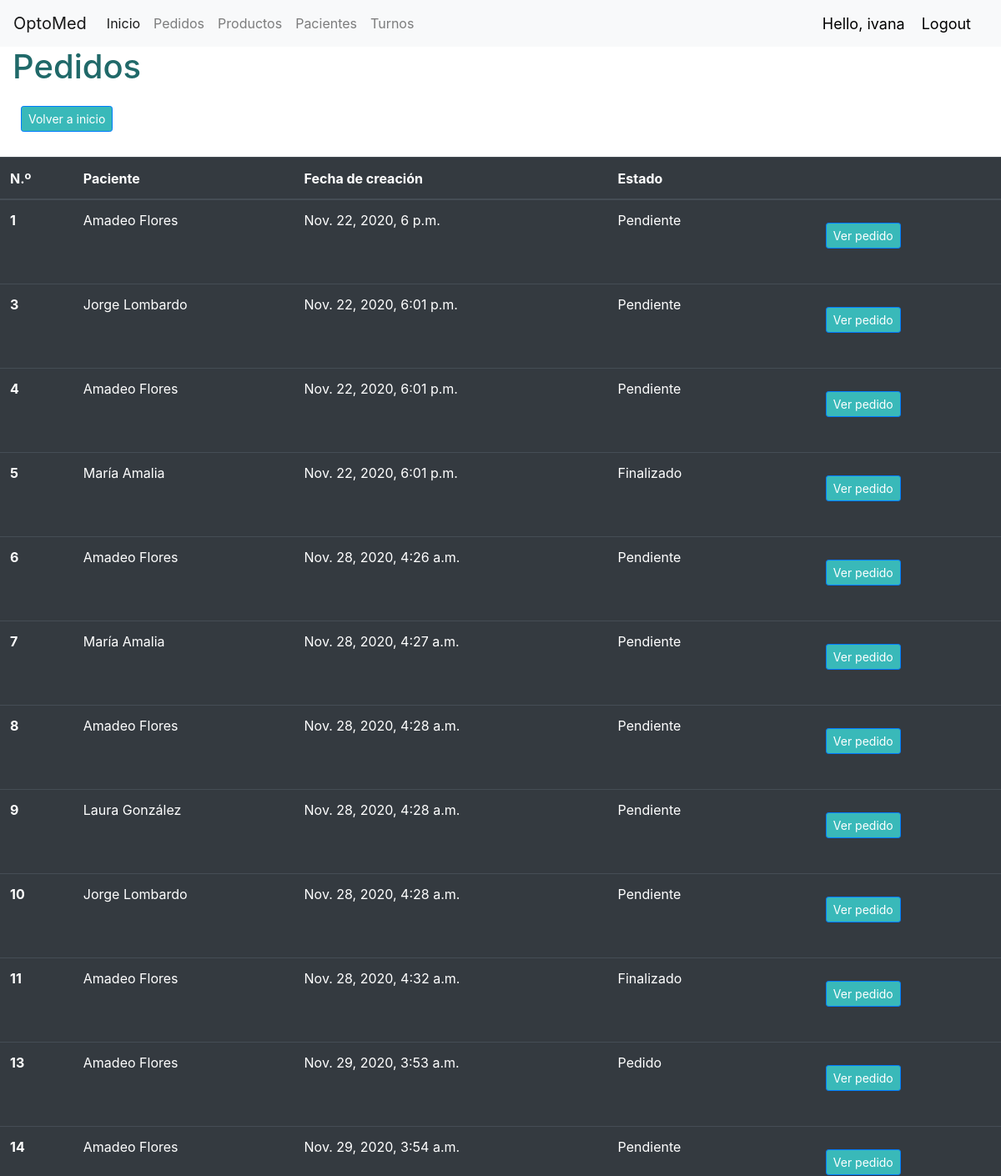
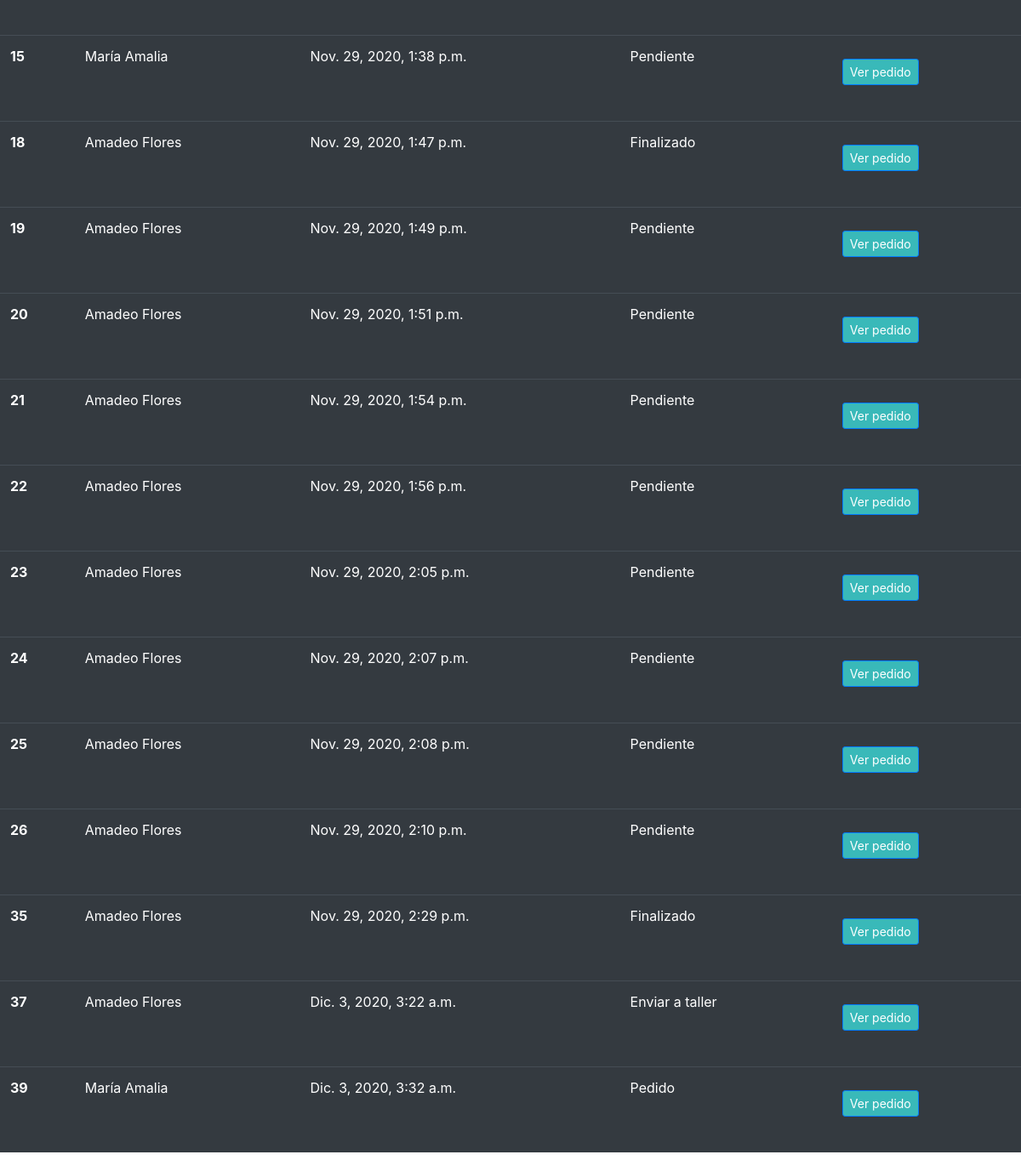
/pedidos/pedidos/ (signed in), run on an earlier commit of the app's database (2 pictures, top to bottom).
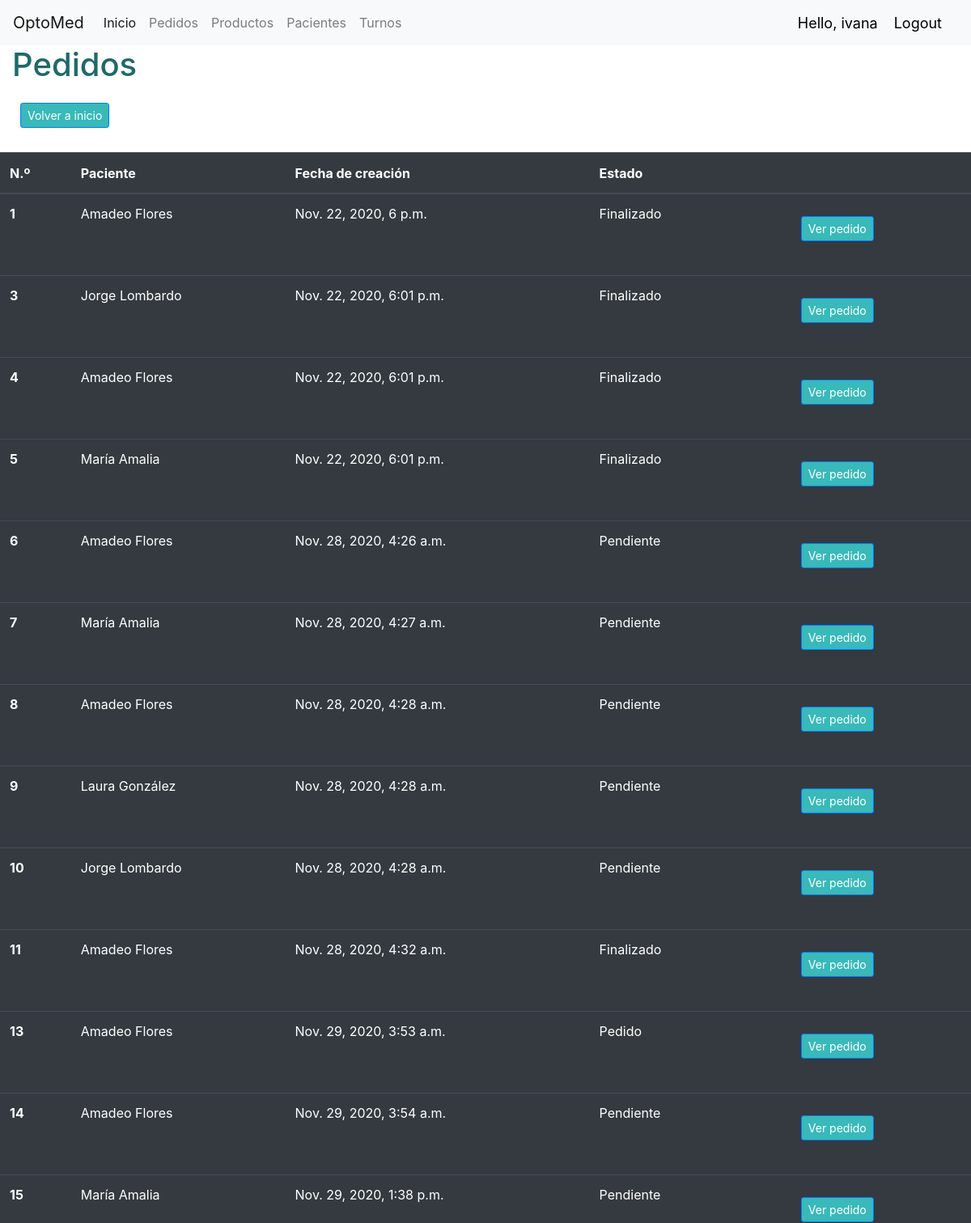
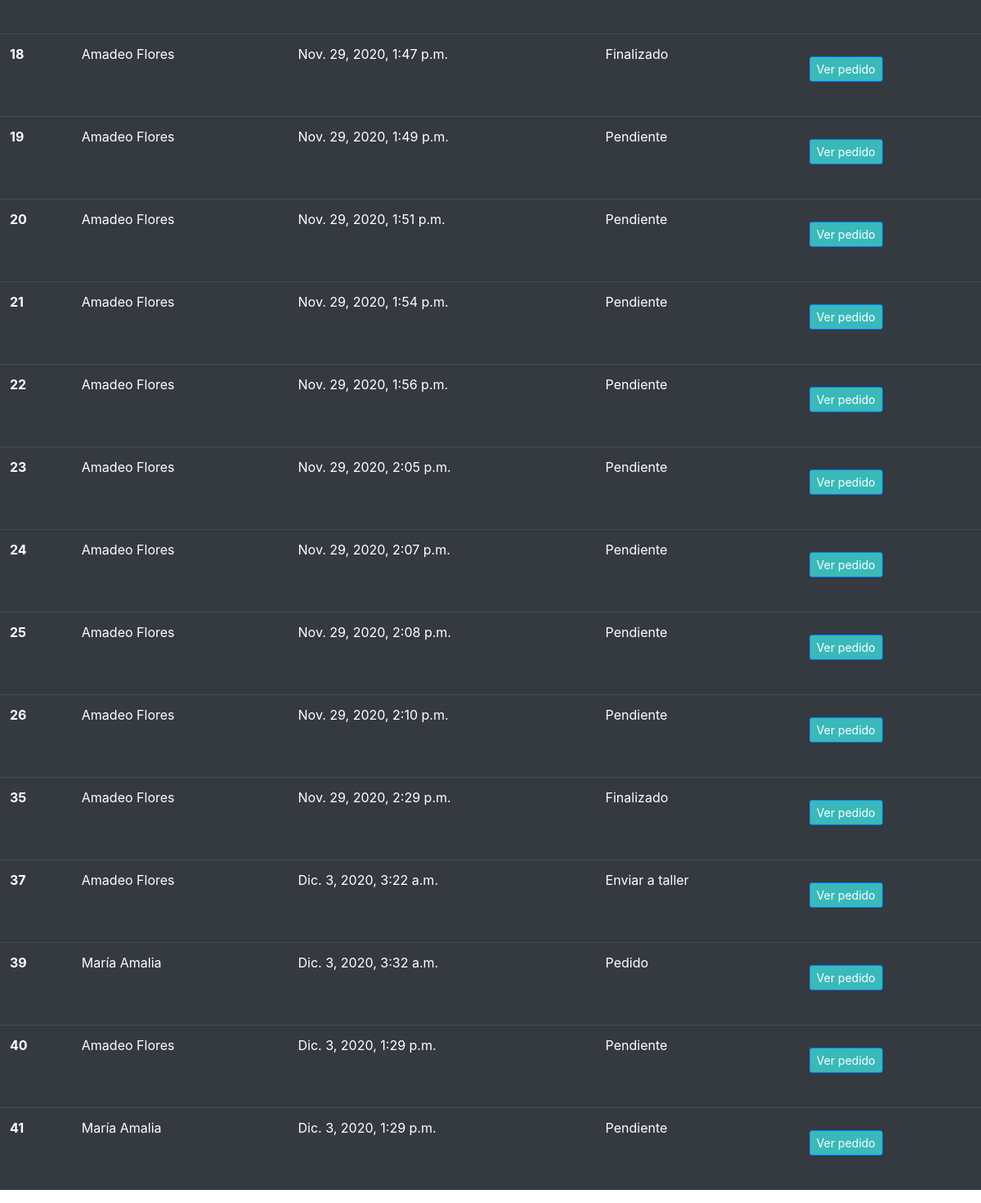
And on a later commit of the database (2 pictures, top to bottom).
### pedidos/models.py (models this page shows, shortened)
class Pedido(models.Model):
  ESTADO = (
            ('Pendiente', 'Pendiente'),
            ('Pedido', 'Pedido'),
            ('Enviar a taller', 'Enviar a taller'),
            ('Finalizado', 'Finalizado')
            )
  PAGO = (
            ('Tarjeta de crédito', 'Tarjeta de crédito'),
            ('Tarjeta de débito', 'Tarjeta de débito'),
            ('Billetera virtual', 'Billetera virtual'),
            ('Efectivo', 'Efectivo'),
            )
  paciente = models.ForeignKey('pacientes.Paciente', null=True, on_delete=models.CASCADE)
  fecha_creación =  models.DateTimeField(auto_now_add=True, null=True)
  estado = models.CharField(max_length=20, null=True, choices=ESTADO)
  producto = models.ForeignKey(Producto, null=True, on_delete=models.CASCADE)
  cantidad = models.PositiveIntegerField(default=1)
  pago = models.CharField(max_length=20, null=True, choices=PAGO)
  vendedor = models.ForeignKey('pedidos.Vendedor', null=True, on_delete=models.CASCADE)

### pacientes/models.py (models this page shows)
class Paciente(models.Model):
  nombre = models.CharField(max_length=200, null=True)
  teléfono = models.CharField(max_length=200, null=True)
  email = models.CharField(max_length=200, null=True)
  fecha_creación = models.DateTimeField(auto_now_add=True, null=True)
  historial = models.CharField(max_length=1500, null=True)
  def __str__(self):
    return self.nombre

### accounts/decorators.py (the view)
        def wrapper_func(request, *args, **kwargs):
            group = None
            if request.user.groups.exists():
                group = request.user.groups.all()[0].name
            if group in allowed_roles:
                return view_func(request, *args, **kwargs)
            else:
                return HttpResponse('No estas autorizado para ver esta pagina')

### pedidos/views.py (called while the page is built)
@login_required(login_url='login')
@allowed_users(allowed_roles=['admin', 'ventas','gerencia'])
def pedidos(request):
  return render(request, "pedidos/pedidos.html", context)

### pedidos/templates/pedidos/pedidos.html (shortened to what this page needs)
{% extends "pedidos/layout.html" %}
{% block body %}
  <h1> Pedidos </h1>
<a class="btn btn-primary btn-sm" style="background-color: #39b9b9; margin: 15px 0 30px 25px;" href="{% url 'pedidos:inicio' %}">Volver a inicio</a>
<table class="table table-hover table-dark">
  <thead>
    <tr>
      <th scope="col">N.º</th>
      <th scope="col">Paciente</th>
      <th scope="col">Fecha de creación</th>
      <th scope="col">Estado</th>
      <th scope="col"></th>
    </tr>
  </thead>
  <tbody>
        {% for pedido in pedidos %}
          <tr>
          <th scope="row">{{ pedido.pk }}</th>
          <td>{{ pedido.paciente }}</td>
          <td>{{ pedido.fecha_creación }}</td>
          <td>{{ pedido.estado }}</td>
          <td><a class="btn btn-primary btn-sm" style="background-color: #39b9b9; margin: 15px 0 30px 25px;" href="{% url 'pedidos:pedido_completo' pedido.pk %}">Ver pedido</a></td>
          </tr>
        {% endfor %}
  </tbody>
</table>
{% endblock %}

What changed in the data, as far as the page shows it:
changed Pedido "Nov. 22, 2020, 6 p.m.": estado "Pendiente" → "Finalizado"
changed Pedido id 3: estado "Pendiente" → "Finalizado"
changed Pedido id 4: estado "Pendiente" → "Finalizado"
added Pedido: pk "40", paciente "Amadeo Flores", fecha_creación "Dic. 3, 2020, 1:29 p.m.", estado "Pendiente"
added Pedido: pk "41", paciente "María Amalia", fecha_creación "Dic. 3, 2020, 1:29 p.m.", estado "Pendiente"
